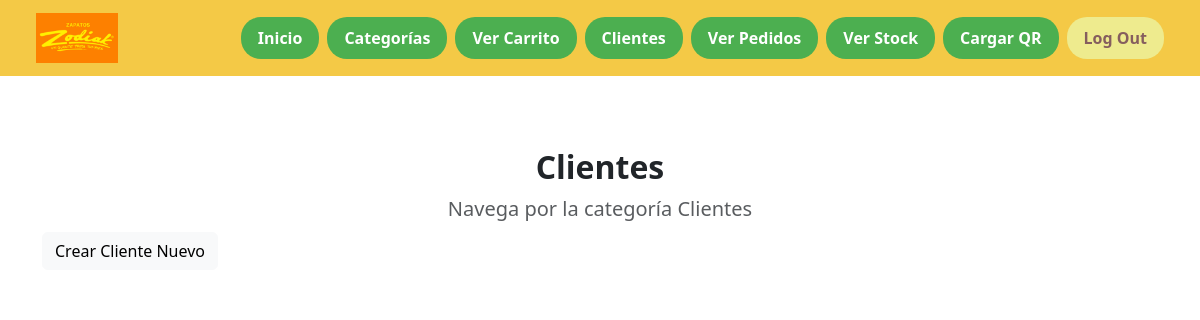
The app's page /ver_clientes/ (signed in), older data.
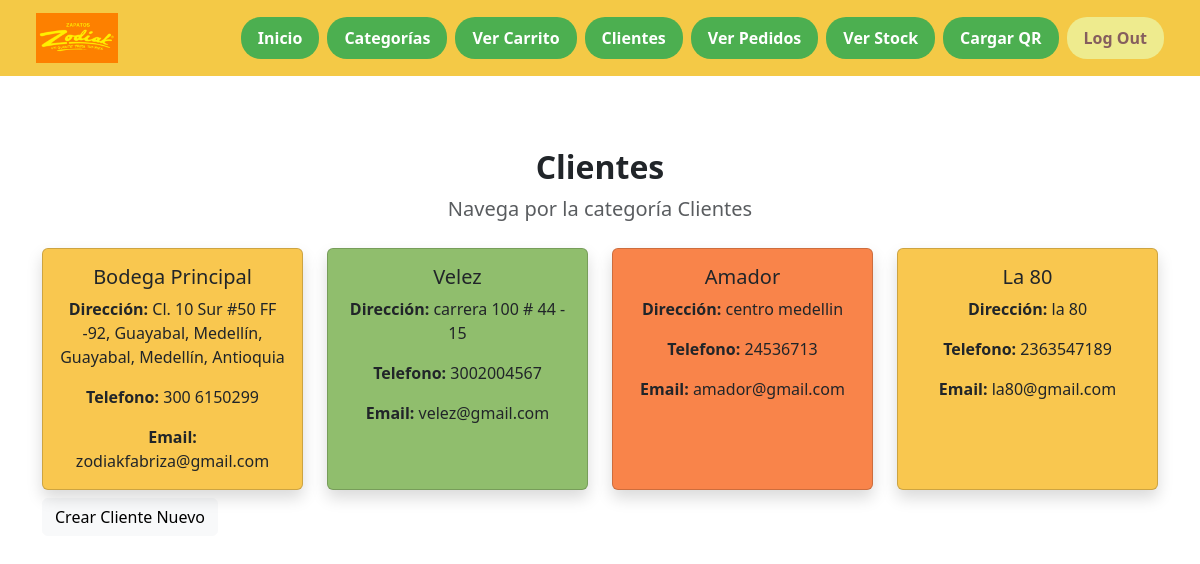
The same page, newer data.
### app1/models.py (models this page shows)
class Cliente(models.Model):
    nombre = models.CharField(max_length=100, unique=True)
    direccion = models.CharField(max_length=200)
    telefono = models.CharField(max_length=15)
    correo = models.EmailField()

### app1/views.py (the view)
# urls.py: path('ver_clientes/', views.ver_clientes, name='ver_clientes'),
@login_required
def ver_clientes(request):
    clientes = Cliente.objects.all()
    return render(request, 'ver_clientes.html', {'clientes': clientes})

### app1/templates/ver_clientes.html
{% extends "base.html" %}
{% load static %}
{% block content %}
<div class="container mt-5">
    <div class="text-center mb-4">
        <h2 class="fw-bold">Clientes</h2>
        <p class="fs-5 text-muted">Navega por la categoría Clientes</p>
    </div>
    <div class="row row-cols-1 row-cols-sm-2 row-cols-md-3 row-cols-lg-4 g-4">
        {% for c in clientes %}
        <div class="col">
            <div class="card h-100 shadow" style="background-color: {% cycle '#f9c74f' '#90be6d' '#f9844a' %};">
                <div class="card-body text-center">
                    <h5 class="card-title">{{ c.nombre }}</h5>
                    <p class="card-text"><b>Dirección:</b> {{ c.direccion }}</p>
                    <p class="card-text"><b>Telefono:</b> {{ c.telefono }}</p>
                    <p class="card-text"><b>Email:</b> {{ c.correo }}</p>
                </div>
            </div>
        </div>
        {% endfor %}
    </div>
    <a href="{% url 'crear_clientes' %}" class="btn btn-light mt-2">Crear Cliente Nuevo</a>
</div>
{% endblock %}

Row changes from the older to the newer data that the page shows:
added Cliente: nombre "Bodega Principal", direccion "Cl. 10 Sur #50 FF -92, Guayabal, Medellín, Guayabal, Medellín, Antioquia", telefono "300 6150299", correo "zodiakfabriza@gmail.com"
added Cliente: nombre "Velez", direccion "carrera 100 # 44 - 15", telefono "3002004567", correo "velez@gmail.com"
added Cliente: nombre "Amador", direccion "centro medellin", telefono "24536713", correo "amador@gmail.com"
added Cliente: nombre "La 80", direccion "la 80", telefono "2363547189", correo "la80@gmail.com"
